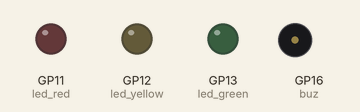
This program was run on a simulated Raspberry Pi Pico running MicroPython. Parts: output pins drawn as LEDs (lit = HIGH), buzzer (waves = sounding). Pins used as bus, display or sensor lines are not drawn. At 22.9 s the program stops and its outputs stay as they are.

Above: at 0.1 s.
At 5.5 s:
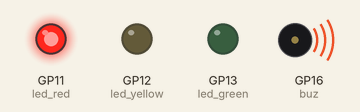
At 7.0 s:
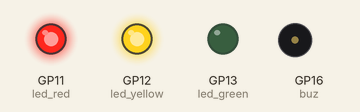
At 11.0 s:
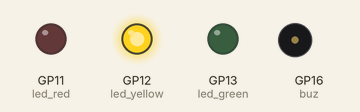
At 16.0 s:
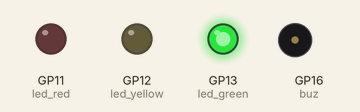
At 21.0 s:
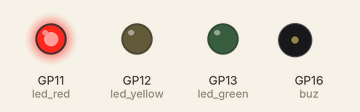
Timing chart, 0 to 24.4 s (numbered marks = the images above):
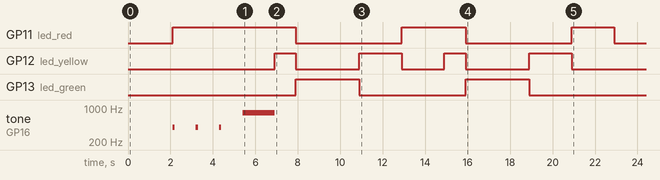

Measured:
- by itself, GP11 (led_red): goes HIGH 5.8 s, LOW 5.0 s, HIGH 3.0 s, LOW 5.0 s, HIGH 2.0 s, then LOW
- by itself, GP12 (led_yellow): LOW → HIGH at 6.9 s, → LOW 1.0 s later, → HIGH 3.0 s later, → LOW 2.0 s later, … (8 changes in this stretch)
- by itself, GP13 (led_green): alternates HIGH for 3.0 s and LOW for 5.0 s
- by itself, tone on GP16 (buz): plays 400 Hz for 0.10 s, 400 Hz for 0.10 s, 400 Hz for 0.10 s, 800 Hz for 1.5 s

The program:

ampel.py
```python
# First steps: https://www.elektronik-kompendium.de/sites/raspberry-pi/2612191.htm
# Blinking LEDs: https://www.elektronik-kompendium.de/sites/raspberry-pi/2612021.htm

from machine import Pin, PWM
from time import sleep

# Initialize GPIO pins for LEDs and Buzzer
led_green = Pin(13, Pin.OUT)
led_yellow = Pin(12, Pin.OUT)
led_red = Pin(11, Pin.OUT)
buz = PWM(Pin(16, Pin.OUT))
oled = Pin("LED", Pin.OUT)  # Onboard LED


def guard(func):
    """Decorator to wrap functionality with start indication and cleanup/stop."""

    def wrapper():
        def indicate_start():
            """Indicate the start of the process by blinking the onboard LED."""
            for _ in range(3):
                oled.on()
                sleep(0.5)
                oled.off()
                sleep(0.2)

        def all_off():
            """Turn off all outputs/devices."""
            buz.duty_u16(0)
            oled.off()
            led_red.off()
            led_green.off()
            led_yellow.off()

        all_off()
        indicate_start()
        func()
        all_off()

    return wrapper


def buz_start_countdown():
    """Operate the buzzer to indicate countdown and start."""
    buz.duty_u16(0)
    buz.freq(400)  # Set frequency to 400 Hz

    # Countdown beeps
    for _ in range(3):
        buz.duty_u16(20000)
        sleep(0.1)
        buz.duty_u16(0)
        sleep(1)

    # Final longer beep at higher frequency
    buz.freq(800)
    buz.duty_u16(15000)
    sleep(1.5)
    buz.duty_u16(0)


def init():
    """Initial setup to ensure a known state for all outputs/devices."""
    oled.on()
    led_red.off()
    led_green.off()
    led_yellow.off()
    buz.duty_u16(0)


@guard
def main():
    """Main function to execute the traffic light sequence."""
    init()
    led_red.on()
    buz_start_countdown()
    for _ in range(2):
        # Traffic light sequence
        led_yellow.on()
        sleep(1)
        led_red.off()
        led_yellow.off()
        led_green.on()
        sleep(3)
        led_green.off()
        led_yellow.on()
        sleep(2)
        led_yellow.off()
        led_red.on()
        sleep(2)


main()
```
